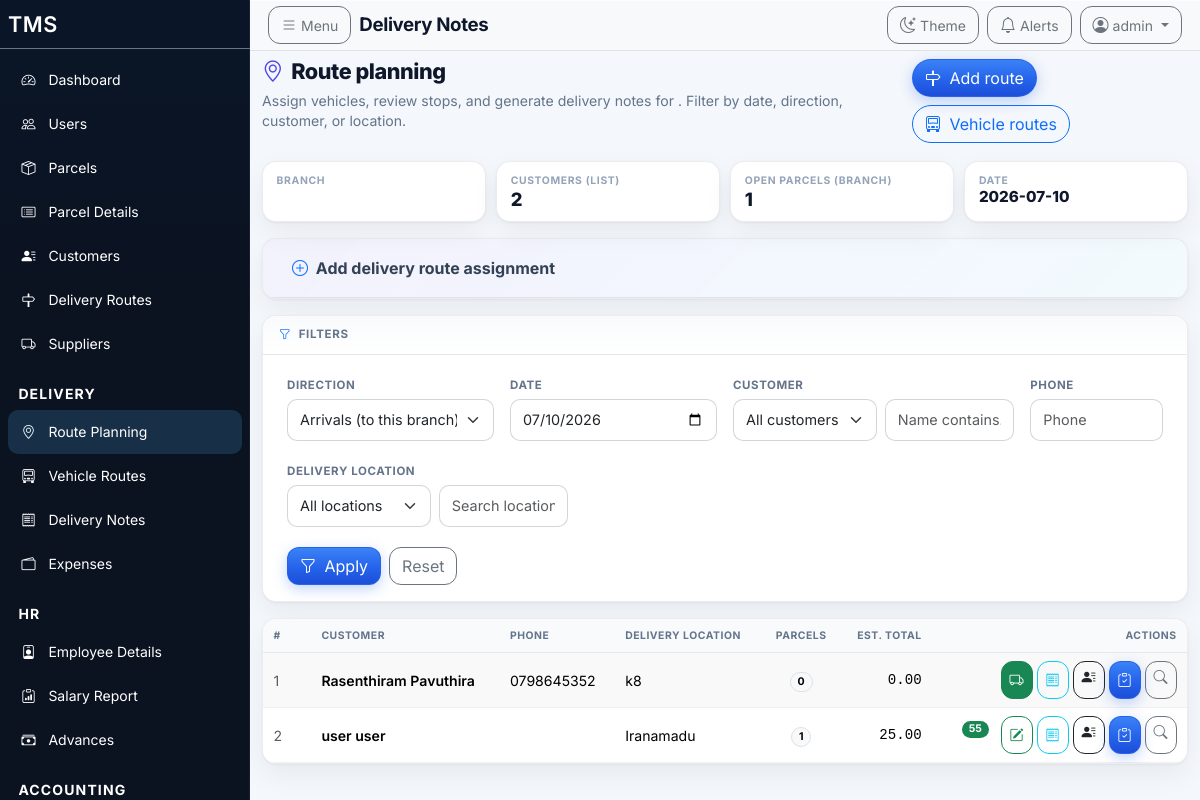
Screenshot of /index.php?page=delivery_notes&action=route (signed in) with the database file from the repository.
### tables this page shows
CREATE TABLE `customers` (
  `id` bigint unsigned NOT NULL AUTO_INCREMENT,
  `name` varchar(120) NOT NULL,
  `phone` varchar(20) DEFAULT NULL,
  `email` varchar(180) DEFAULT NULL,
  `address` varchar(255) DEFAULT NULL,
  `delivery_location` varchar(120) DEFAULT NULL,
  `place_id` varchar(191) DEFAULT NULL,
  `lat` decimal(10,7) DEFAULT NULL,
  `lng` decimal(10,7) DEFAULT NULL,
  `customer_type` enum('regular','corporate') DEFAULT NULL,
  `created_at` timestamp NULL DEFAULT CURRENT_TIMESTAMP,
  `updated_at` timestamp NULL DEFAULT CURRENT_TIMESTAMP ON UPDATE CURRENT_TIMESTAMP,
  PRIMARY KEY (`id`),
  UNIQUE KEY `phone` (`phone`),
  KEY `idx_customers_phone` (`phone`),
  KEY `idx_customers_email` (`email`)
);

### app/Helpers.php (called while the page is built, shortened)
<?php
class Helpers
{
    public static function baseUrl(string $path = ''): string
    {
        $scriptName = dirname($_SERVER['SCRIPT_NAME']);
        $base = rtrim($scriptName, '/\\');
        return $base . '/' . ltrim($path, '/');
    }
    public static function parcelStatusesExcludedFromOpenBilling(): array
    {
        return ['delivered', 'cancelled', 'returned', 'failed', 'on_hold'];
    }
    public static function parcelSqlEligibleForOpenBilling(): string
    {
        $ex = self::parcelStatusesExcludedFromOpenBilling();
        return '(p.status IS NULL OR p.status NOT IN (\'' . implode('\',\'', $ex) . '\'))';
    }
    public static function view(string $view, array $data = []): void
    {
        extract($data);
        $viewFile = __DIR__ . '/../views/' . $view . '.php';
        include __DIR__ . '/../views/layout/header.php';
        include $viewFile;
        include __DIR__ . '/../views/layout/footer.php';
    }
}

### views/delivery_notes/route.php (the view, shortened to what this page needs)
<?php   $dir = ($direction ?? 'to'); ?>
<div class="dn-route-page">
  <div class="dnr-head">
    <div>
      <h1 class="dnr-title">
        <i class="bi bi-geo-alt" aria-hidden="true"></i>
        Route planning
      </h1>
      <p class="dnr-sub">
        Assign vehicles, review stops, and generate delivery notes for <strong><?php echo htmlspecialchars($branchName ?? 'your branch'); ?></strong>.
        Filter by date, direction, customer, or location.
      </p>
    </div>
    <div class="dnr-actions">
      <a href="<?php echo Helpers::baseUrl('index.php?page=routes&action=new'); ?>" class="btn btn-primary rounded-pill"><i class="bi bi-signpost me-1"></i> Add route</a>
      <a href="<?php echo Helpers::baseUrl('index.php?page=delivery_notes&action=route_vehicles'); ?>" class="btn btn-outline-primary rounded-pill"><i class="bi bi-truck-front me-1"></i> Vehicle routes</a>
    </div>
  </div>
  <?php if (isset($customers_total) || isset($branchName)): ?>
  <div class="dnr-stat-grid">
    <div class="dnr-stat">
      <div class="lbl">Branch</div>
    </div>
    <div class="dnr-stat">
      <div class="lbl">Customers (list)</div>
      <div class="val"><?php echo (int)($customers_total ?? 0); ?></div>
    </div>
    <div class="dnr-stat">
      <div class="lbl">Open parcels (branch)</div>
      <div class="val"><?php echo (int)($parcels_total ?? 0); ?></div>
    </div>
    <div class="dnr-stat">
      <div class="lbl">Date</div>
      <div class="val" style="font-size:0.95rem;"><?php echo htmlspecialchars($date ?? date('Y-m-d')); ?></div>
    </div>
  </div>
  <?php endif; ?>
  <div class="dnr-card">
    <div class="dnr-card-h dnr-hero-add py-2">
      <button class="btn btn-link dnr-collapse-toggle py-2" type="button" data-bs-toggle="collapse" data-bs-target="#addRouteOptions" aria-expanded="false">
        <i class="bi bi-plus-circle me-1 text-primary"></i> Add delivery route assignment
      </button>
    </div>
  </div>
  <div class="dnr-card p-0">
    <div class="dnr-card-h"><i class="bi bi-funnel me-1 text-primary"></i> Filters</div>
    <form class="row g-2 g-md-3 p-3 dnr-filters" method="get" action="<?php echo Helpers::baseUrl('index.php'); ?>">
      <div class="col-12 col-md-6 col-lg-3">
        <label class="form-label">Direction</label>
        <select class="form-select" name="direction">
          <option value="to" <?php echo ($dir === 'to' ? 'selected' : ''); ?>>Arrivals (to this branch)</option>
        </select>
      </div>
      <div class="col-12 col-md-6 col-lg-3">
        <label class="form-label">Date</label>
        <input type="date" class="form-control" name="date" value="<?php echo htmlspecialchars($date ?? date('Y-m-d')); ?>">
      </div>
      <div class="col-12 col-lg-4">
        <label class="form-label">Customer</label>
        <div class="d-flex flex-column flex-sm-row gap-2">
          <select class="form-select" name="customer_id" style="min-width: 0;">
            <?php $cfSel = (int)($customer_id ?? 0); ?>
            <option value="0" <?php echo ($cfSel === 0 ? 'selected' : ''); ?>>All customers</option>
          </select>
          <input type="text" class="form-control" name="customer" placeholder="Name contains…" value="<?php echo htmlspecialchars($customer ?? ''); ?>">
        </div>
      </div>
      <div class="col-12 col-md-6 col-lg-2">
        <label class="form-label">Phone</label>
        <input type="text" class="form-control" name="phone" placeholder="Phone" value="<?php echo htmlspecialchars($phone ?? ''); ?>">
      </div>
      <div class="col-12 col-md-6 col-lg-4">
        <label class="form-label">Delivery location</label>
        <div class="d-flex flex-column flex-sm-row gap-2">
          <select class="form-select" name="place_sel" style="min-width: 0;">
            <?php $plSel = (string)($place_sel ?? ''); ?>
            <option value="" <?php echo ($plSel === '' ? 'selected' : ''); ?>>All locations</option>
          </select>
          <input type="text" class="form-control" name="place" placeholder="Search location…" value="<?php echo htmlspecialchars($place ?? ''); ?>">
        </div>
      </div>
      <div class="col-12 d-flex flex-wrap gap-2 align-items-end pt-1">
        <button type="submit" class="btn btn-primary"><i class="bi bi-funnel me-1"></i> Apply</button>
        <a class="btn btn-outline-secondary" href="<?php echo Helpers::baseUrl('index.php?page=delivery_notes&action=route'); ?>">Reset</a>
      </div>
    </form>
  </div>
  <?php if (empty($routes)): ?>
    <div class="dnr-card p-4 text-center">
      <i class="bi bi-inbox display-4 text-primary opacity-25 d-block mb-2"></i>
      <div class="fw-semibold text-dark">No rows to show</div>
      <p class="text-muted small mb-0">Try another date, direction, or filter — or add a route assignment above.</p>
    </div>
  <?php else: ?>
  <div class="dnr-card p-0">
    <div class="table-responsive">
      <table class="table table-hover align-middle mb-0 dnr-table">
        <thead>
          <tr>
            <th style="width:48px;">#</th>
            <th>Customer</th>
            <th>Phone</th>
            <th>Delivery location</th>
            <th class="text-center">Parcels</th>
            <th class="text-end">Est. total</th>
            <th class="text-end dnr-actions-cell">Actions</th>
          </tr>
        </thead>
        <tbody>
          <?php $i = 0; foreach ($routes as $r): $i++; ?>
            <tr>
              <td class="text-muted small"><?php echo $i; ?></td>
              <td class="fw-semibold"><?php echo htmlspecialchars($r['customer_name'] ?? ''); ?></td>
              <td><?php $ph = trim((string)($r['customer_phone'] ?? '')); $showPh = (preg_match('/^NA\d{10}-\d{3}$/', $ph) === 1) ? '' : $ph; echo htmlspecialchars($showPh); ?></td>
              <td id="loc-cell-<?php echo (int)$r['customer_id']; ?>" class="small"><?php echo htmlspecialchars($r['delivery_location'] ?? ''); ?></td>
              <td class="text-center"><span class="badge rounded-pill text-bg-light border"><?php echo (int)($r['parcels_count'] ?? 0); ?></span></td>
              <td class="text-end font-monospace"><?php echo number_format((float)($r['est_total'] ?? 0), 2); ?></td>
              <td class="dnr-actions-cell">
                <div class="d-flex flex-wrap gap-1 justify-content-lg-end">
            <?php $withVeh = (int)($r['with_vehicle'] ?? 0); $pc = (int)($r['parcels_count'] ?? 0); $vehList = array_filter(array_map('trim', explode(',', (string)($r['veh_list'] ?? '')))); $planned = trim((string)($r['planned_vehicle'] ?? '')); $vehCurrent = '';
              if (!empty($vehList)) { $vehCurrent = (string)($vehList[0] ?? ''); }
              elseif ($planned !== '') { $vehCurrent = $planned; }
            ?>
            <?php if ($vehCurrent !== ''): ?>
              <span id="veh-badge-<?php echo (int)$r['customer_id']; ?>" class="me-1"><span class="badge bg-success rounded-pill"><?php echo htmlspecialchars($vehCurrent); ?></span></span>
              <button id="veh-btn-<?php echo (int)$r['customer_id']; ?>" type="button" class="btn btn-sm btn-outline-success" onclick="(function(f){var v=prompt('Edit vehicle number', f.vehicle_no.value); if(v!==null){v=v.trim(); if(v){f.vehicle_no.value=v; assignVehicleAjax(f);} else {alert('Enter vehicle number');}}})(document.getElementById('veh-edit-<?php echo (int)$r['customer_id']; ?>'));"><i class="bi bi-pencil-square"></i><span class="d-none d-xxl-inline"> Vehicle</span></button>
            <?php else: ?>
              <button id="veh-btn-<?php echo (int)$r['customer_id']; ?>" type="button" class="btn btn-sm btn-success" onclick="(function(f){var v=prompt('Enter vehicle number'); if(v!==null){v=v.trim(); if(v){f.vehicle_no.value=v; assignVehicleAjax(f);} else {alert('Enter vehicle number');}}})(document.getElementById('veh-add-<?php echo (int)$r['customer_id']; ?>'));"><i class="bi bi-truck"></i><span class="d-none d-xxl-inline"> Add</span></button>
            <?php endif; ?>
            <button type="button" class="btn btn-sm btn-outline-info" onclick="openPreviousBill(<?php echo (int)$r['customer_id']; ?>, '<?php echo htmlspecialchars($date ?? date('Y-m-d'), ENT_QUOTES); ?>')"><i class="bi bi-receipt"></i><span class="d-none d-xxl-inline"> Bill</span></button>
            <a class="btn btn-sm btn-outline-dark" href="<?php echo Helpers::baseUrl('index.php?page=customers&action=edit&id=' . (int)$r['customer_id']); ?>" target="_blank" title="Edit customer"><i class="bi bi-person-lines-fill"></i></a>
            <form class="d-inline" method="post" action="<?php echo Helpers::baseUrl('index.php?page=delivery_notes&action=generate'); ?>" onsubmit="return confirm('Generate delivery note for this customer on selected date?');">
              <button type="submit" class="btn btn-sm btn-primary"><i class="bi bi-clipboard-check"></i><span class="d-none d-xxl-inline"> DN</span></button>
            </form>
            <a class="btn btn-sm btn-outline-secondary" href="<?php echo Helpers::baseUrl('index.php?page=search&phone=' . urlencode($r['customer_phone'] ?? '')); ?>" target="_blank" title="Search"><i class="bi bi-search"></i></a>
                </div>
              </td>
            </tr>
          <?php endforeach; ?>
        </tbody>
      </table>
    </div>
  </div>
  <?php endif; ?>
</div>

### rows the page displays
customers: name "Rasenthiram Pavuthira", phone "0798645352", delivery_location "k8", parcels_count "0", est_total "0.00"
customers: name "user user", delivery_location "Iranamadu", parcels_count "1", est_total "25.00", vehCurrent "55"

### other values shown
$pageTitle "Delivery Notes"
$user['username'] "admin"
$customers_total "2"
$parcels_total "1"
$date "2026-07-10"
